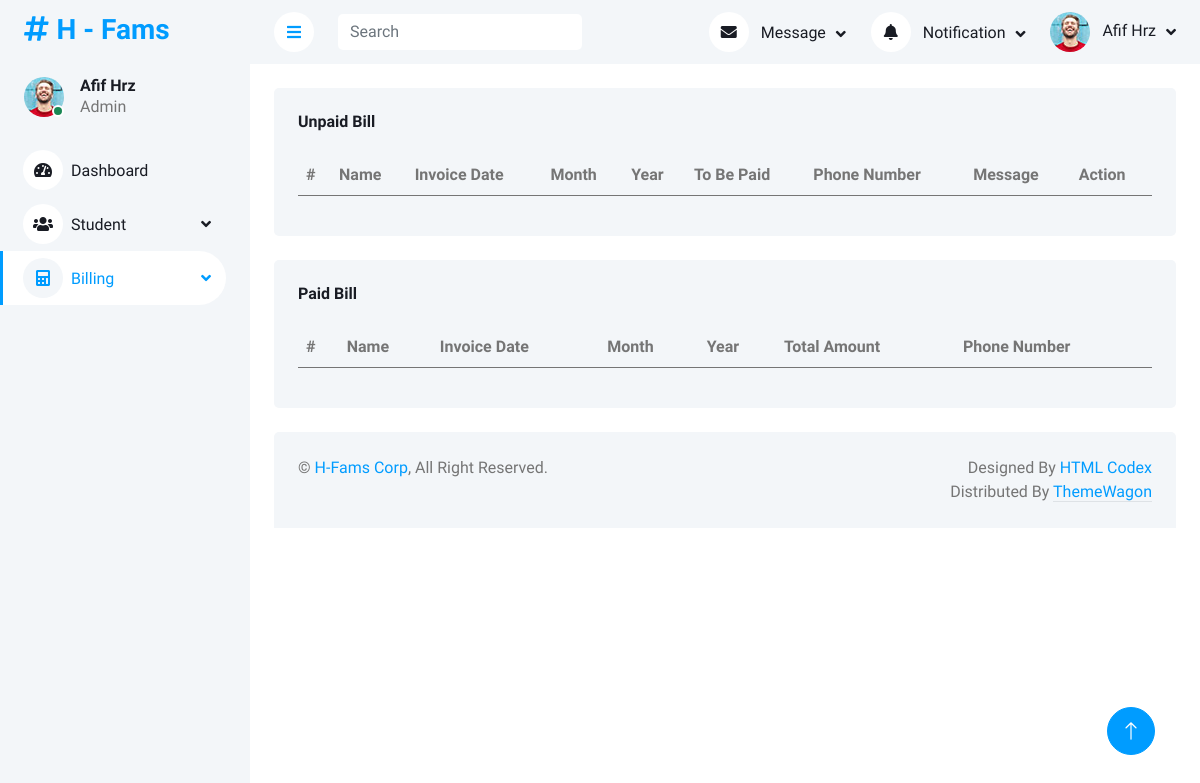
/billing/liststatusbill/, run on an earlier commit of the app's database.
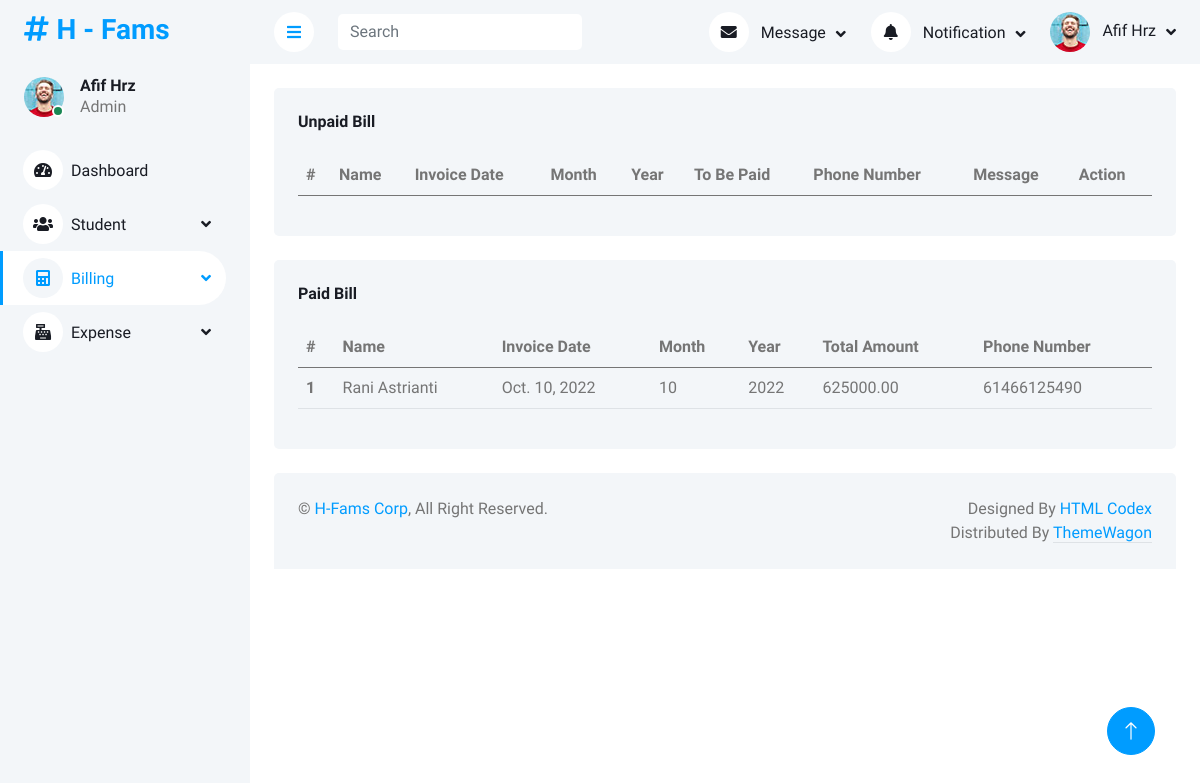
And on a later commit of the database.
### dashboard/models.py (models this page shows)
class admin_mst_module(models.Model):
    modulename = models.CharField(max_length=30, db_column="MODULENAME")
    pagename = models.CharField(max_length=30, db_column="PAGENAME")
    created_by = models.CharField(max_length=30, db_column="CREATED_BY")
    date_created = models.DateField(default=datetime.date.today, blank=True, db_column="DATE_CREATED")
    modified_by = models.CharField(max_length=30, blank=True, null=True, db_column="MODIFIED_BY")
    date_modified = models.DateField(blank=True, null=True, db_column="DATE_MODIFIED")
    adm_mst_id = models.IntegerField(blank=True, null=True, db_column="ADM_MST_MODULE_ID")
    validstatus = models.IntegerField(blank=True, null=True, db_column="VALIDSTATUS")
    ordernumber = models.IntegerField(db_column="ORDERNUMBER")
    levelnumber = models.IntegerField(blank=True, null=True, db_column="LEVELNUMBER")
    moduleurl = models.CharField(max_length=30, blank=True, null=True, db_column="MODULEURL")
    moduleicon = models.CharField(max_length=30, blank=True, null=True, db_column="MODULEICON")
    moduleclass = models.CharField(max_length=30, blank=True, null=True, db_column="MODULECLASS")
    application = models.CharField(max_length=30, db_column="APPLICATION")
    class Meta:
        db_table = 'ADM_MST_MODULE'

### billing/models.py (models this page shows)
class bll_trx_billing(models.Model):
    invoice_status = models.IntegerField(db_column="INVOICE_STATUS", default=0)
    invoice_date = models.DateField(default=datetime.date.today, db_column="INVOICE_DATE")
    total_amount = models.DecimalField(db_column="TOTAL_AMOUNT", decimal_places=2, max_digits=12)
    remarks = models.CharField(max_length=30, db_column="REMARKS")
    date_created = models.DateField(default=timezone.now, blank=True, db_column="DATE_CREATED")
    created_by = models.CharField(max_length=30, db_column="CREATED_BY")
    date_modified = models.DateField(blank=True, null=True, db_column="DATE_MODIFIED")
    modified_by = models.CharField(max_length=30, blank=True, null=True, db_column="MODIFIED_BY")
    std_trx_id = models.ForeignKey(std_trx, on_delete=models.RESTRICT, db_column="STD_TRX_ID")
    tobe_paid = models.DecimalField(db_column="TOBE_PAID", decimal_places=2, max_digits=12)
    month = models.IntegerField(db_column="MONTH")
    year = models.IntegerField(db_column="YEAR")
    periode = models.IntegerField(db_column="PERIODE")
    class Meta:
        db_table = 'BLL_TRX_BILLING'

### billing/views.py (the view)
# urls.py: path('liststatusbill/', views.liststatusbill_view, name='liststatusbill'),
def liststatusbill_view(request):
    data_unpaid_bill = bll_trx_billing.objects.raw("""SELECT btb.ID, btb.INVOICE_DATE, btb.TOBE_PAID, btb.MONTH, btb.YEAR , sm.NAME, sm.BOOKED_PHONE  FROM BLL_TRX_BILLING btb
	JOIN STD_TRX st ON st.id = btb.STD_TRX_ID
	JOIN STD_MST sm ON sm.id = st.STD_MST_ID
	WHERE INVOICE_STATUS = 8
    ORDER BY TOBE_PAID DESC""")
    data_paid_bill = bll_trx_billing.objects.raw("""SELECT btb.ID, btb.INVOICE_DATE, btb.TOTAL_AMOUNT, btb.MONTH, btb.YEAR , sm.NAME, sm.BOOKED_PHONE  FROM BLL_TRX_BILLING btb
	JOIN STD_TRX st ON st.id = btb.STD_TRX_ID
	JOIN STD_MST sm ON sm.id = st.STD_MST_ID
	WHERE INVOICE_STATUS = 1""")
    context = {
        'title':'H - Status Bill',
        'dashboard_active':'Billing',
        'datapaid':data_paid_bill,
        'dataunpaid':data_unpaid_bill
        }
    return render(request, 'billing/liststatusbill_view.html', context)

### billing/templates/billing/liststatusbill_view.html (shortened to what this page needs)
{% extends 'base_site.html' %}
{% load static %}
{% block content %}
<div class="container-fluid pt-4 px-4">
    <div class="row g-4">
        <div class="col-sm-12 col-xl-12">
            <div class="bg-light rounded h-100 p-4">
                <h6 class="mb-4">Unpaid Bill</h6>
                <table class="table table-hover">
                    <thead>
                        <tr>
                            <th scope="col">#</th>
                            <th scope="col">Name</th>
                            <th scope="col">Invoice Date</th>
                            <th scope="col">Month</th>
                            <th scope="col">Year</th>
                            <th scope="col">To Be Paid</th>
                            <th scope="col">Phone Number</th>
                            <th scope="col">Message</th>
                            <th scope="col">Action</th>
                        </tr>
                    </thead>
                </table>
            </div>
        </div>
        <div class="col-sm-12 col-xl-12">
            <div class="bg-light rounded h-100 p-4">
                <h6 class="mb-4">Paid Bill</h6>
                <table class="table table-hover">
                    <thead>
                        <tr>
                            <th scope="col">#</th>
                            <th scope="col">Name</th>
                            <th scope="col">Invoice Date</th>
                            <th scope="col">Month</th>
                            <th scope="col">Year</th>
                            <th scope="col">Total Amount</th>
                            <th scope="col">Phone Number</th>
                        </tr>
                    </thead>
                    <tbody>
                        {% for data in datapaid %}
                        <tr>
                            <th scope="row">{{forloop.counter}}</th>
                            <td>{{data.NAME}}</td>
                            <td>{{data.invoice_date}}</td>
                            <td>{{data.month}}</td>
                            <td>{{data.year}}</td>
                            <td>{{data.total_amount}}</td>
                            <td>{{data.BOOKED_PHONE}}</td>
                        </tr>
                        {% endfor %}
                    </tbody>
                </table>
            </div>
        </div>
    </div>
</div>
{% endblock content %}

### templates/base_site.html (shortened to what this page needs)
{% load static %}
{% load custom_tags %}
<!DOCTYPE html>
<html lang="en">
<head>
    <link href="https://cdnjs.cloudflare.com/ajax/libs/font-awesome/5.10.0/css/all.min.css" rel="stylesheet">
    <link href="https://cdn.jsdelivr.net/npm/bootstrap-icons@1.4.1/font/bootstrap-icons.css" rel="stylesheet">
    <link href={% static "lib/owlcarousel/assets/owl.carousel.min.css" %} rel="stylesheet">
    <link href={% static "lib/tempusdominus/css/tempusdominus-bootstrap-4.min.css" %} rel="stylesheet" />
    <link href={% static "css/bootstrap.min.css" %} rel="stylesheet">
    <link href={% static "css/style.css" %} rel="stylesheet">
</head>
<body>
    <div class="container-xxl position-relative bg-white d-flex p-0">
        <div class="sidebar pe-4 pb-3">
            <nav class="navbar bg-light navbar-light">
                <a href="/home/" class="navbar-brand mx-4 mb-3">
                    <h3 class="text-primary"><i class="fa fa-hashtag me-2"></i>H - Fams</h3>
                </a>
                <div class="d-flex align-items-center ms-4 mb-4">
                    <div class="position-relative">
                        <img class="rounded-circle" src={% static "img/user.jpg" %} alt="" style="width: 40px; height: 40px;">
                        <div class="bg-success rounded-circle border border-2 border-white position-absolute end-0 bottom-0 p-1"></div>
                    </div>
                    <div class="ms-3">
                        <h6 class="mb-0">Afif Hrz</h6>
                        <span>Admin</span>
                    </div>
                </div>
                <div class="navbar-nav w-100">
                    {% autoescape off %}
                    {% loop_module dashboard_active %}
                    {% endautoescape %}
                </div>
            </nav>
        </div>
        <div class="content">
            <nav class="navbar navbar-expand bg-light navbar-light sticky-top px-4 py-0">
                <a href="#" class="sidebar-toggler flex-shrink-0">
                    <i class="fa fa-bars"></i>
                </a>
                <form class="d-none d-md-flex ms-4">
                    <input class="form-control border-0" type="search" placeholder="Search">
                </form>
                <div class="navbar-nav align-items-center ms-auto">
                    <div class="nav-item dropdown">
                        <a href="#" class="nav-link dropdown-toggle" data-bs-toggle="dropdown">
                            <i class="fa fa-envelope me-lg-2"></i>
                            <span class="d-none d-lg-inline-flex">Message</span>
                        </a>
                    </div>
                    <div class="nav-item dropdown">
                        <a href="#" class="nav-link dropdown-toggle" data-bs-toggle="dropdown">
                            <i class="fa fa-bell me-lg-2"></i>
                            <span class="d-none d-lg-inline-flex">Notification</span>
                        </a>
                    </div>
                    <div class="nav-item dropdown">
                        <a href="#" class="nav-link dropdown-toggle" data-bs-toggle="dropdown">
                            <img class="rounded-circle me-lg-2" src={% static "img/user.jpg" %} alt="" style="width: 40px; height: 40px;">
                            <span class="d-none d-lg-inline-flex">Afif Hrz</span>
                        </a>
                    </div>
                </div>
            </nav>
            {% block content %}
            {% endblock content %}
            <div class="container-fluid pt-4 px-4">
                <div class="bg-light rounded-top p-4">
                    <div class="row">
                        <div class="col-12 col-sm-6 text-center text-sm-start">
                            &copy; <a href="#">H-Fams Corp</a>, All Right Reserved.
                        </div>
                        <div class="col-12 col-sm-6 text-center text-sm-end">
                            Designed By <a href="https://htmlcodex.com">HTML Codex</a>
                        Distributed By <a class="border-bottom" href="https://themewagon.com" target="_blank">ThemeWagon</a>
                        </div>
                    </div>
                </div>
            </div>
        </div>
        <a href="#" class="btn btn-lg btn-primary btn-lg-square back-to-top"><i class="bi bi-arrow-up"></i></a>
    </div>
</body>
</html>

### staticfiles/css/style.css (style rules this page uses)
:root { --primary: #009CFF; --light: #F3F6F9; --dark: #191C24; }
.back-to-top { position: fixed; display: none; right: 45px; bottom: 45px; z-index: 99; }
.btn { transition: .5s; }
.btn.btn-primary { color: #FFFFFF; }
.btn-lg-square { width: 48px; height: 48px; }
.btn-square, .btn-sm-square, .btn-lg-square { padding: 0; display: inline-flex; align-items: center; justify-content: center; font-weight: normal; border-radius: 50px; }
.sidebar { position: fixed; top: 0; left: 0; bottom: 0; width: 250px; height: 100vh; overflow-y: auto; background: var(--light); transition: 0.5s; z-index: 999; }
.content { margin-left: 250px; min-height: 100vh; background: #FFFFFF; transition: 0.5s; }
@media (min-width: 992px) { .sidebar { margin-left: 0; } }
@media (min-width: 992px) { .content { width: calc(100% - 250px); } }
.sidebar .navbar .navbar-nav .nav-link { padding: 7px 20px; color: var(--dark); font-weight: 500; border-left: 3px solid var(--light); border-radius: 0 30px 30px 0; outline: none; }
.sidebar .navbar .navbar-nav .nav-link:hover, .sidebar .navbar .navbar-nav .nav-link.active { color: var(--primary); background: #FFFFFF; border-color: var(--primary); }
.sidebar .navbar .navbar-nav .nav-link i { width: 40px; height: 40px; display: inline-flex; align-items: center; justify-content: center; background: #FFFFFF; border-radius: 40px; }
.sidebar .navbar .navbar-nav .nav-link:hover i, .sidebar .navbar .navbar-nav .nav-link.active i { background: var(--light); }
.sidebar .navbar .dropdown-toggle::after { position: absolute; top: 15px; right: 15px; border: none; content: "\f107"; font-family: "Font Awesome 5 Free"; font-weight: 900; transition: .5s; }
.content .navbar .navbar-nav .nav-link { margin-left: 25px; padding: 12px 0; color: var(--dark); outline: none; }
.content .navbar .sidebar-toggler, .content .navbar .navbar-nav .nav-link i { width: 40px; height: 40px; display: inline-flex; align-items: center; justify-content: center; background: #FFFFFF; border-radius: 40px; }
.content .navbar .dropdown-toggle::after { margin-left: 6px; vertical-align: middle; border: none; content: "\f107"; font-family: "Font Awesome 5 Free"; font-weight: 900; transition: .5s; }

What changed in the data, as far as the page shows it:
computed for admin_mst_module: id+MODULENAME+MODULEURL "Dashboard Student Billing" → "Dashboard Student Billing Expense"
added bll_trx_billing: NAME "Rani Astrianti", invoice_date "Oct. 10, 2022", month "10", year "2022", total_amount "625000.00", BOOKED_PHONE "61466125490"
